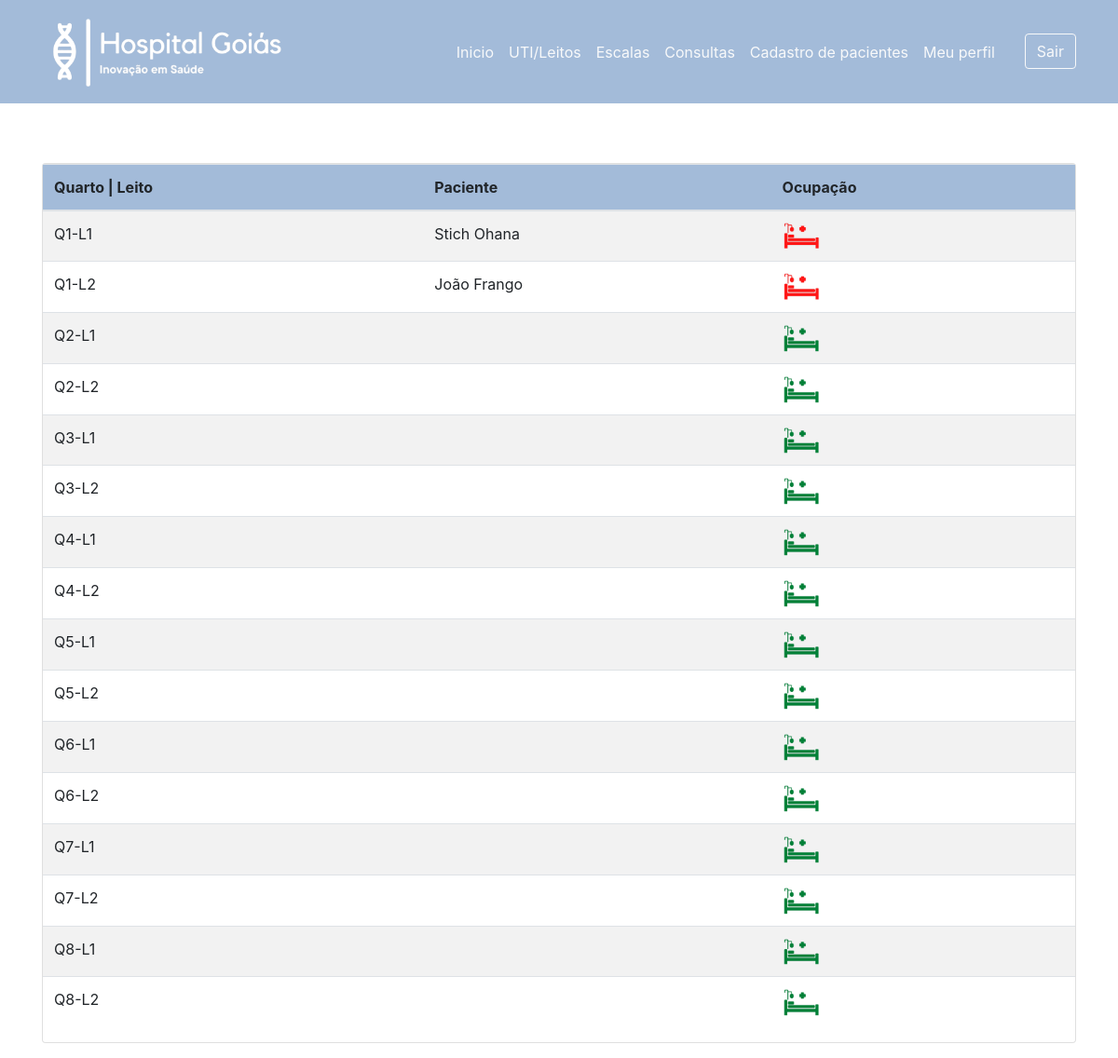
Page /controller/P_internações-uti_leitosrec.php (signed in) on the committed database.
### tables this page shows
CREATE TABLE IF NOT EXISTS `leitos` (
  `id_leitos` varchar(5) NOT NULL,
  `id_paciente` int(11) DEFAULT NULL,
  PRIMARY KEY (`id_leitos`),
  KEY `id_paciente` (`id_paciente`)
);

CREATE TABLE IF NOT EXISTS `paciente` (
  `id` int(11) NOT NULL AUTO_INCREMENT,
  `cpf` varchar(14) NOT NULL,
  `nome` varchar(50) NOT NULL,
  `telefone` varchar(15) NOT NULL,
  `dt_nasc` date NOT NULL,
  `situacao` varchar(20) NOT NULL,
  `plano_saude` varchar(30) NOT NULL,
  `parente` varchar(50) DEFAULT NULL,
  PRIMARY KEY (`id`),
  UNIQUE KEY `cpf` (`cpf`)
);

### controller/P_internações-uti_leitosrec.php (the view, shortened to what this page needs)
<!DOCTYPE html>
<html lang="pt-br">
<head>
    <link rel="stylesheet" href="https://stackpath.bootstrapcdn.com/bootstrap/4.1.3/css/bootstrap.min.css">
    <link rel="stylesheet" href="https://cdn.es.gov.br/fonts/font-awesome/css/font-awesome.min.css">
</head>
<body>
<header>
      <nav class="navbar navbar-expand-sm navbar-light" style="background-color: #a3bbd9;">
        <div class="container">
          <a href="#" class="navbar-brand">
            <img src="../imagens/hospital_logo__2_-removebg-preview (1).png" height="85px">
          </a>
          <div class="collapse navbar-collapse" id="nav-principal">
            <ul class="navbar-nav ml-auto">
              <li class="nav-item">
                <a href="P_indexrec.php" class="nav-link text-light">Inicio</a>
              </li>
              <li class="nav-item">
                <a href="P_internações-uti_leitosrec.php" class="nav-link text-light">UTI/Leitos</a>
              </li>
              <li class="nav-item">
                <a href="P_escalarec.php" class="nav-link text-light">Escalas</a>
              </li>
              <li class="nav-item">
                <a href="P_agendamento-consulta.php" class="nav-link text-light">Consultas</a>
              </li>
              <li class="nav-item">
                <a href="P_cadastro_Paciente.php" class="nav-link text-light">Cadastro de pacientes</a>
              </li>
              <li class="nav-item">
                <a href="P_perfil-usuariorec.php" class="nav-link text-light">Meu perfil</a>
              </li>
              <li class="nav-item">
                <a href="V_logout.php" class="btn btn-outline-light ml-4">Sair</a>
              </li>
          </div>
        </div>
      </nav>
    </header>
<section class="meio">
<br>
<br>
<div class="container my-3" style="min-height: 100%;">
    <div class="row mb-2">
        <div class="col-md-12">
            <div class="card">
<?php
include('conexao_BD.php');
$sql = mysqli_query($conexao, "SELECT l.id_leitos, p.nome FROM leitos as l LEFT JOIN paciente as p ON (l.id_paciente = p.id) ORDER BY l.id_leitos");
  echo "<table class='table table-striped'>";
  echo "<thead  style='background-color: #a3bbd9;'>";
    echo "<tr>";
      echo "<th scope='col'>Quarto | Leito</th>";
      echo "<th scope='col'>Paciente</th>";
      echo "<th scope='col'>Ocupação</th>";
    echo "</tr>";
  echo "</thead>";
  echo "<tbody>";
while ($listagem = mysqli_fetch_array($sql))
{
    $leitos = $listagem['id_leitos'];
    $nomePaciente = $listagem['nome'];
        echo "<tr>";
            echo "<td id='dados1'>$leitos</td>";
            echo "<td id='dados2'>$nomePaciente</td>";
            if($nomePaciente == ''){
              echo "<td id='dados3'><img src='../imagens/icone_leitos_livre.png' width=40px></td>";
            }
            if($nomePaciente = $nomePaciente){
              echo "<td id='dados3'><img src='../imagens/icone_leitos_ocupado.png' width=40px></td>";
            }
        echo "</tr>";
}
  echo "</tbody>";
echo "</table>";
?>
</section>
</body>
</html>

### rows in the picture
leitos: id_leitos "Q1-L1", id_paciente.nome "Stich Ohana"
leitos: id_leitos "Q1-L2", id_paciente.nome "João Frango"
leitos: id_leitos "Q2-L1"
leitos: id_leitos "Q2-L2"
leitos: id_leitos "Q3-L1"
leitos: id_leitos "Q3-L2"
leitos: id_leitos "Q4-L1"
leitos: id_leitos "Q4-L2"
leitos: id_leitos "Q5-L1"
leitos: id_leitos "Q5-L2"
leitos: id_leitos "Q6-L1"
leitos: id_leitos "Q6-L2"
leitos: id_leitos "Q7-L1"
leitos: id_leitos "Q7-L2"
leitos: id_leitos "Q8-L1"
leitos: id_leitos "Q8-L2"
